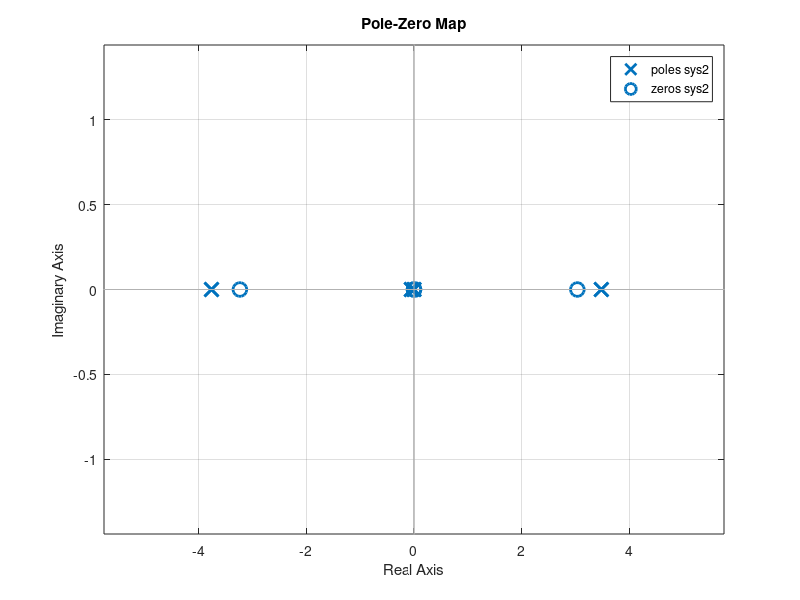

MATLAB code for this plot:
mc = 1.5;
mp = 0.5;
g = 9.82;
L = 1;
d1 = 0.1;
d2 = 0.1;
A = [0           0               1                 0;
     0           0               0                 1;
     0       (g*mp)/mc        -d1/mc          -d2/(L*mc);
     0    (g*(mc+mp))/(mc*L)   -d1/(L*mc)    -(d2*(mc+mp))/(L*L*mc*mp)];
C1 = [0 1 0 0]; %q2-output
C2 = [1 0 0 0]; %q1-output
B = [0 0 1/mc 1/(L*mc)]';
D = 0;
sys1 = ss(A,B,C1,D);
sys2 = ss(A,B,C2,D);
eigs = eig(A)
p1 = pole(sys1);
p2 = pole(sys2);
z1 = zero(sys1);
z2 = zero(sys2);
pzmap(sys1)
pzmap(sys2)
grid on
Q = ctrb(sys1);
i = rank(Q) %If rank(Q) is 4 then the system is controllable.
R = obsv(sys1);
j = rank(R) %If rank(R) is 4 then system is observable.

%for both q1 and  q2, system is unstable because we have poles in right
%half plane
